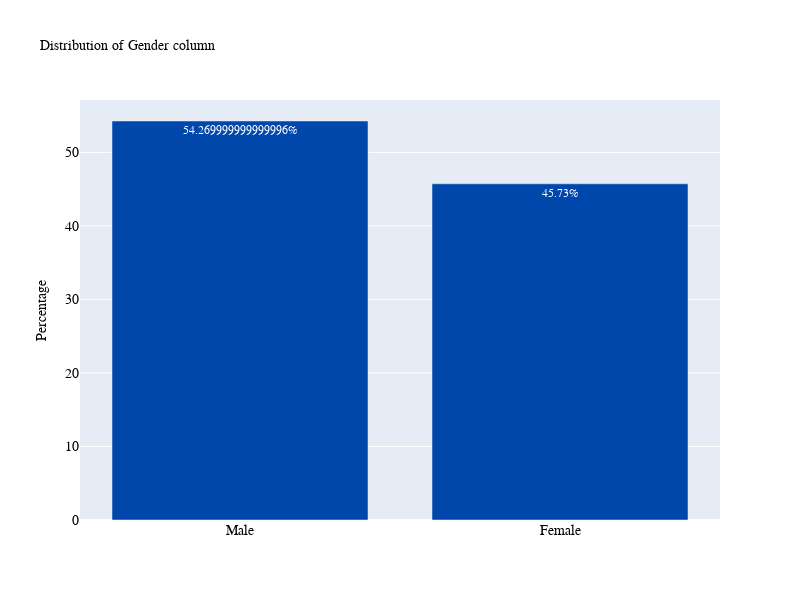

Here is the notebook cell this chart was saved with:
### Code cell
plot_bar('Gender')

### Figure 1 — Plotly figure (JSON) as saved in the notebook; plotly's stock layout.template omitted (floating-point values rounded to 4 significant figures)
{"data": [{"marker": {"color": "#0047AB"}, "text": ["54.269999999999996%", "45.73%"], "textposition": "auto", "type": "bar", "x": ["Male", "Female"], "y": [54.27, 45.73]}], "layout": {"autosize": false, "font": {"color": "white", "family": "Courier New, monospace", "size": 12}, "height": 600, "title": {"font": {"color": "black", "family": "Courier New, monospace", "size": 14}, "text": "Distribution of Gender column"}, "width": 800, "xaxis": {"tickfont": {"color": "black", "family": "Courier New, monospace", "size": 14}}, "yaxis": {"tickfont": {"color": "black", "family": "Courier New, monospace", "size": 14}, "title": {"font": {"color": "black", "size": 14}, "text": "Percentage"}}}}
